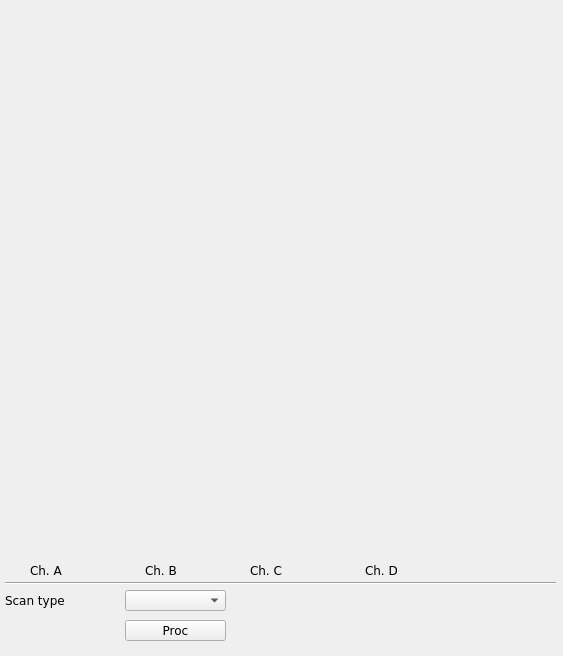
<?xml version="1.0" encoding="UTF-8"?>
<ui version="4.0">
 <class>ADC</class>
 <widget class="QMainWindow" name="ADC">
  <property name="geometry">
   <rect>
    <x>0</x>
    <y>0</y>
    <width>563</width>
    <height>656</height>
   </rect>
  </property>
  <property name="sizePolicy">
   <sizepolicy hsizetype="Minimum" vsizetype="Minimum">
    <horstretch>0</horstretch>
    <verstretch>0</verstretch>
   </sizepolicy>
  </property>
  <property name="windowTitle">
   <string/>
  </property>
  <property name="Title" stdset="0">
   <string>$(BPM)</string>
  </property>
  <widget class="QWidget" name="centralwidget">
   <widget class="caCartesianPlot" name="adc">
    <property name="geometry">
     <rect>
      <x>9</x>
      <y>9</y>
      <width>546</width>
      <height>546</height>
     </rect>
    </property>
    <property name="sizePolicy">
     <sizepolicy hsizetype="MinimumExpanding" vsizetype="MinimumExpanding">
      <horstretch>0</horstretch>
      <verstretch>2</verstretch>
     </sizepolicy>
    </property>
    <property name="font">
     <font>
      <family>Sans</family>
      <pointsize>8</pointsize>
     </font>
    </property>
    <property name="Title" stdset="0">
     <string notr="true">ADC sync data @ 250 MHz</string>
    </property>
    <property name="TitleX">
     <string notr="true">ADC samples</string>
    </property>
    <property name="TitleY">
     <string notr="true">ADC counts</string>
    </property>
    <property name="channels_1" stdset="0">
     <string notr="true">;$(BPM):adc_sync.A</string>
    </property>
    <property name="color_1">
     <color>
      <red>255</red>
      <green>0</green>
      <blue>0</blue>
     </color>
    </property>
    <property name="channels_2" stdset="0">
     <string notr="true">;$(BPM):adc_sync.B</string>
    </property>
    <property name="color_2">
     <color>
      <red>0</red>
      <green>255</green>
      <blue>0</blue>
     </color>
    </property>
    <property name="channels_3" stdset="0">
     <string notr="true">;$(BPM):adc_sync.C</string>
    </property>
    <property name="color_3">
     <color>
      <red>0</red>
      <green>0</green>
      <blue>255</blue>
     </color>
    </property>
    <property name="channels_4" stdset="0">
     <string notr="true">;$(BPM):adc_sync.D</string>
    </property>
    <property name="color_4">
     <color>
      <red>170</red>
      <green>0</green>
      <blue>255</blue>
     </color>
    </property>
    <property name="countNumOrChannel" stdset="0">
     <string notr="true"/>
    </property>
    <property name="triggerChannel" stdset="0">
     <string notr="true"/>
    </property>
    <property name="foreground">
     <color alpha="0">
      <red>255</red>
      <green>255</green>
      <blue>255</blue>
     </color>
    </property>
    <property name="gridColor">
     <color>
      <red>0</red>
      <green>0</green>
      <blue>0</blue>
     </color>
    </property>
    <property name="XaxisLimits">
     <string>0;100</string>
    </property>
    <property name="YaxisLimits">
     <string>-1000000;-900000</string>
    </property>
   </widget>
   <widget class="QLabel" name="label_25">
    <property name="geometry">
     <rect>
      <x>250</x>
      <y>560</y>
      <width>36</width>
      <height>21</height>
     </rect>
    </property>
    <property name="font">
     <font>
      <family>DejaVu Sans</family>
      <pointsize>9</pointsize>
     </font>
    </property>
    <property name="styleSheet">
     <string notr="true">color: rgb(0, 0, 0);</string>
    </property>
    <property name="text">
     <string>Ch. C</string>
    </property>
   </widget>
   <widget class="QLabel" name="label_26">
    <property name="geometry">
     <rect>
      <x>365</x>
      <y>560</y>
      <width>36</width>
      <height>21</height>
     </rect>
    </property>
    <property name="font">
     <font>
      <family>DejaVu Sans</family>
      <pointsize>9</pointsize>
     </font>
    </property>
    <property name="styleSheet">
     <string notr="true">color: rgb(0, 0, 0);</string>
    </property>
    <property name="text">
     <string>Ch. D</string>
    </property>
   </widget>
   <widget class="caRelatedDisplay" name="ADC_buffer">
    <property name="enabled">
     <bool>false</bool>
    </property>
    <property name="geometry">
     <rect>
      <x>10</x>
      <y>560</y>
      <width>16</width>
      <height>16</height>
     </rect>
    </property>
    <property name="background">
     <color>
      <red>255</red>
      <green>0</green>
      <blue>0</blue>
     </color>
    </property>
    <property name="labels">
     <string notr="true"/>
    </property>
    <property name="files">
     <string notr="true">adc</string>
    </property>
    <property name="args">
     <string notr="true">DEVICE=$(DEVICE)</string>
    </property>
   </widget>
   <widget class="caRelatedDisplay" name="ADC_buffer_3">
    <property name="enabled">
     <bool>false</bool>
    </property>
    <property name="geometry">
     <rect>
      <x>230</x>
      <y>560</y>
      <width>16</width>
      <height>16</height>
     </rect>
    </property>
    <property name="background">
     <color>
      <red>0</red>
      <green>0</green>
      <blue>255</blue>
     </color>
    </property>
    <property name="labels">
     <string notr="true"/>
    </property>
    <property name="files">
     <string notr="true">adc</string>
    </property>
    <property name="args">
     <string notr="true">DEVICE=$(DEVICE)</string>
    </property>
   </widget>
   <widget class="QLabel" name="label_24">
    <property name="geometry">
     <rect>
      <x>30</x>
      <y>560</y>
      <width>36</width>
      <height>21</height>
     </rect>
    </property>
    <property name="font">
     <font>
      <family>DejaVu Sans</family>
      <pointsize>9</pointsize>
     </font>
    </property>
    <property name="styleSheet">
     <string notr="true">color: rgb(0, 0, 0);</string>
    </property>
    <property name="text">
     <string>Ch. A</string>
    </property>
   </widget>
   <widget class="caRelatedDisplay" name="ADC_buffer_2">
    <property name="enabled">
     <bool>false</bool>
    </property>
    <property name="geometry">
     <rect>
      <x>125</x>
      <y>560</y>
      <width>16</width>
      <height>16</height>
     </rect>
    </property>
    <property name="background">
     <color>
      <red>0</red>
      <green>255</green>
      <blue>0</blue>
     </color>
    </property>
    <property name="labels">
     <string notr="true"/>
    </property>
    <property name="files">
     <string notr="true">adc</string>
    </property>
    <property name="args">
     <string notr="true">DEVICE=$(DEVICE)</string>
    </property>
   </widget>
   <widget class="QLabel" name="label_27">
    <property name="geometry">
     <rect>
      <x>145</x>
      <y>560</y>
      <width>36</width>
      <height>21</height>
     </rect>
    </property>
    <property name="font">
     <font>
      <family>DejaVu Sans</family>
      <pointsize>9</pointsize>
     </font>
    </property>
    <property name="styleSheet">
     <string notr="true">color: rgb(0, 0, 0);</string>
    </property>
    <property name="text">
     <string>Ch. B</string>
    </property>
   </widget>
   <widget class="caRelatedDisplay" name="ADC_buffer_4">
    <property name="enabled">
     <bool>false</bool>
    </property>
    <property name="geometry">
     <rect>
      <x>345</x>
      <y>560</y>
      <width>16</width>
      <height>16</height>
     </rect>
    </property>
    <property name="background">
     <color>
      <red>170</red>
      <green>0</green>
      <blue>255</blue>
     </color>
    </property>
    <property name="labels">
     <string notr="true"/>
    </property>
    <property name="files">
     <string notr="true">adc</string>
    </property>
    <property name="args">
     <string notr="true">DEVICE=$(DEVICE)</string>
    </property>
   </widget>
   <widget class="caMessageButton" name="camessagebutton">
    <property name="geometry">
     <rect>
      <x>125</x>
      <y>620</y>
      <width>101</width>
      <height>21</height>
     </rect>
    </property>
    <property name="font">
     <font>
      <family>DejaVu Sans</family>
      <pointsize>9</pointsize>
     </font>
    </property>
    <property name="text">
     <string>Proc</string>
    </property>
    <property name="flat">
     <bool>false</bool>
    </property>
    <property name="fontScaleMode">
     <enum>EPushButton::WidthAndHeight</enum>
    </property>
    <property name="channel" stdset="0">
     <string notr="true">$(BPM):adc_sync.PROC</string>
    </property>
    <property name="background">
     <color>
      <red>254</red>
      <green>217</green>
      <blue>188</blue>
     </color>
    </property>
    <property name="pressMessage">
     <string notr="true">1</string>
    </property>
   </widget>
   <widget class="caMenu" name="adc_scan">
    <property name="geometry">
     <rect>
      <x>125</x>
      <y>590</y>
      <width>101</width>
      <height>21</height>
     </rect>
    </property>
    <property name="font">
     <font>
      <family>DejaVu Sans</family>
      <pointsize>9</pointsize>
     </font>
    </property>
    <property name="channel" stdset="0">
     <string notr="true">$(BPM):adc_sync.SCAN</string>
    </property>
   </widget>
   <widget class="QLabel" name="label_21">
    <property name="geometry">
     <rect>
      <x>5</x>
      <y>590</y>
      <width>101</width>
      <height>20</height>
     </rect>
    </property>
    <property name="font">
     <font>
      <family>DejaVu Sans</family>
      <pointsize>9</pointsize>
     </font>
    </property>
    <property name="styleSheet">
     <string notr="true">color: rgb(0, 0, 0);</string>
    </property>
    <property name="text">
     <string>Scan type</string>
    </property>
   </widget>
   <widget class="Line" name="line">
    <property name="geometry">
     <rect>
      <x>5</x>
      <y>575</y>
      <width>551</width>
      <height>16</height>
     </rect>
    </property>
    <property name="font">
     <font>
      <family>DejaVu Sans</family>
      <pointsize>9</pointsize>
     </font>
    </property>
    <property name="orientation">
     <enum>Qt::Horizontal</enum>
    </property>
   </widget>
  </widget>
 </widget>
 <customwidgets>
  <customwidget>
   <class>QwtPlot</class>
   <extends>QFrame</extends>
   <header>qwt_plot.h</header>
  </customwidget>
  <customwidget>
   <class>caMenu</class>
   <extends>QComboBox</extends>
   <header>caMenu</header>
  </customwidget>
  <customwidget>
   <class>caRelatedDisplay</class>
   <extends>QWidget</extends>
   <header>caRelatedDisplay</header>
  </customwidget>
  <customwidget>
   <class>caMessageButton</class>
   <extends>QPushButton</extends>
   <header>caMessageButton</header>
  </customwidget>
  <customwidget>
   <class>caCartesianPlot</class>
   <extends>QwtPlot</extends>
   <header>caCartesianPlot</header>
   <container>1</container>
  </customwidget>
 </customwidgets>
 <resources/>
 <connections/>
</ui>
